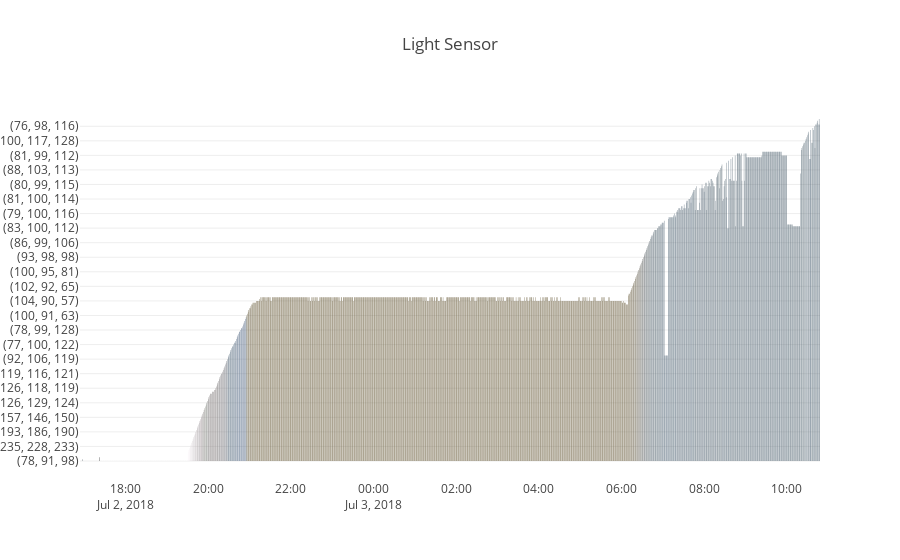

Source (notebook cell):
### Code cell
plotly.offline.iplot({
    "data": [go.Bar(x=data["TimeStamp"],
            y=data["Light(RGB)"],
            marker = dict(color = 'rgb' + data["Light(RGB)"].values)                 
    )],
    "layout": go.Layout(title="Light Sensor")
})

### Figure 1 — Plotly figure (JSON) as saved in the notebook; plotly's stock layout.template omitted (floating-point values rounded to 4 significant figures; data arrays with more than 128 entries replaced by an {"elided": "..."} marker saying what was removed)
{"data": [{"marker": {"color": {"elided": "1052 str values"}}, "type": "bar", "x": {"elided": "1052 str values"}, "y": {"elided": "1052 str values"}}], "layout": {"title": "Light Sensor"}}
